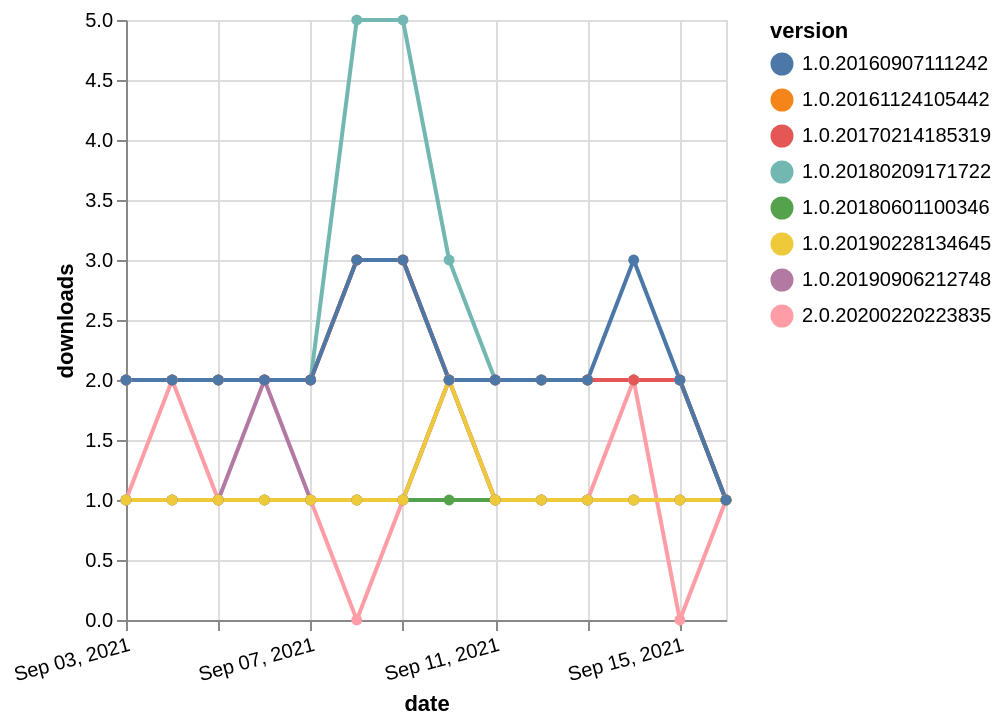

The Vega-Lite source for this figure:
### Vega-Lite specification from a JSON file in a GitHub repository (floating-point values rounded to 4 significant figures)
{"$schema": "https://vega.github.io/schema/vega-lite/v5.json", "description": "A simple bar chart with embedded data.", "data": {"values": [{"date": "2021-09-03", "total": 3080, "delta": 2, "version": "1.0.20161124105442"}, {"date": "2021-09-04", "total": 3082, "delta": 2, "version": "1.0.20161124105442"}, {"date": "2021-09-05", "total": 3084, "delta": 2, "version": "1.0.20161124105442"}, {"date": "2021-09-06", "total": 3086, "delta": 2, "version": "1.0.20161124105442"}, {"date": "2021-09-07", "total": 3088, "delta": 2, "version": "1.0.20161124105442"}, {"date": "2021-09-08", "total": 3091, "delta": 3, "version": "1.0.20161124105442"}, {"date": "2021-09-09", "total": 3094, "delta": 3, "version": "1.0.20161124105442"}, {"date": "2021-09-10", "total": 3096, "delta": 2, "version": "1.0.20161124105442"}, {"date": "2021-09-11", "total": 3098, "delta": 2, "version": "1.0.20161124105442"}, {"date": "2021-09-12", "total": 3100, "delta": 2, "version": "1.0.20161124105442"}, {"date": "2021-09-13", "total": 3102, "delta": 2, "version": "1.0.20161124105442"}, {"date": "2021-09-14", "total": 3104, "delta": 2, "version": "1.0.20161124105442"}, {"date": "2021-09-15", "total": 3106, "delta": 2, "version": "1.0.20161124105442"}, {"date": "2021-09-16", "total": 3107, "delta": 1, "version": "1.0.20161124105442"}, {"date": "2021-09-03", "total": 170, "delta": 1, "version": "2.0.20200220223835"}, {"date": "2021-09-04", "total": 172, "delta": 2, "version": "2.0.20200220223835"}, {"date": "2021-09-05", "total": 173, "delta": 1, "version": "2.0.20200220223835"}, {"date": "2021-09-06", "total": 174, "delta": 1, "version": "2.0.20200220223835"}, {"date": "2021-09-07", "total": 175, "delta": 1, "version": "2.0.20200220223835"}, {"date": "2021-09-08", "total": 175, "delta": 0, "version": "2.0.20200220223835"}, {"date": "2021-09-09", "total": 176, "delta": 1, "version": "2.0.20200220223835"}, {"date": "2021-09-10", "total": 178, "delta": 2, "version": "2.0.20200220223835"}, {"date": "2021-09-11", "total": 179, "delta": 1, "version": "2.0.20200220223835"}, {"date": "2021-09-12", "total": 180, "delta": 1, "version": "2.0.20200220223835"}, {"date": "2021-09-13", "total": 181, "delta": 1, "version": "2.0.20200220223835"}, {"date": "2021-09-14", "total": 183, "delta": 2, "version": "2.0.20200220223835"}, {"date": "2021-09-15", "total": 183, "delta": 0, "version": "2.0.20200220223835"}, {"date": "2021-09-16", "total": 184, "delta": 1, "version": "2.0.20200220223835"}, {"date": "2021-09-03", "total": 3846, "delta": 2, "version": "1.0.20180209171722"}, {"date": "2021-09-04", "total": 3848, "delta": 2, "version": "1.0.20180209171722"}, {"date": "2021-09-05", "total": 3850, "delta": 2, "version": "1.0.20180209171722"}, {"date": "2021-09-06", "total": 3852, "delta": 2, "version": "1.0.20180209171722"}, {"date": "2021-09-07", "total": 3854, "delta": 2, "version": "1.0.20180209171722"}, {"date": "2021-09-08", "total": 3859, "delta": 5, "version": "1.0.20180209171722"}, {"date": "2021-09-09", "total": 3864, "delta": 5, "version": "1.0.20180209171722"}, {"date": "2021-09-10", "total": 3867, "delta": 3, "version": "1.0.20180209171722"}, {"date": "2021-09-11", "total": 3869, "delta": 2, "version": "1.0.20180209171722"}, {"date": "2021-09-12", "total": 3871, "delta": 2, "version": "1.0.20180209171722"}, {"date": "2021-09-13", "total": 3873, "delta": 2, "version": "1.0.20180209171722"}, {"date": "2021-09-14", "total": 3875, "delta": 2, "version": "1.0.20180209171722"}, {"date": "2021-09-15", "total": 3877, "delta": 2, "version": "1.0.20180209171722"}, {"date": "2021-09-16", "total": 3878, "delta": 1, "version": "1.0.20180209171722"}, {"date": "2021-09-03", "total": 984, "delta": 1, "version": "1.0.20180601100346"}, {"date": "2021-09-04", "total": 985, "delta": 1, "version": "1.0.20180601100346"}, {"date": "2021-09-05", "total": 986, "delta": 1, "version": "1.0.20180601100346"}, {"date": "2021-09-06", "total": 987, "delta": 1, "version": "1.0.20180601100346"}, {"date": "2021-09-07", "total": 988, "delta": 1, "version": "1.0.20180601100346"}, {"date": "2021-09-08", "total": 989, "delta": 1, "version": "1.0.20180601100346"}, {"date": "2021-09-09", "total": 990, "delta": 1, "version": "1.0.20180601100346"}, {"date": "2021-09-10", "total": 991, "delta": 1, "version": "1.0.20180601100346"}, {"date": "2021-09-11", "total": 992, "delta": 1, "version": "1.0.20180601100346"}, {"date": "2021-09-12", "total": 993, "delta": 1, "version": "1.0.20180601100346"}, {"date": "2021-09-13", "total": 994, "delta": 1, "version": "1.0.20180601100346"}, {"date": "2021-09-14", "total": 995, "delta": 1, "version": "1.0.20180601100346"}, {"date": "2021-09-15", "total": 996, "delta": 1, "version": "1.0.20180601100346"}, {"date": "2021-09-16", "total": 997, "delta": 1, "version": "1.0.20180601100346"}, {"date": "2021-09-03", "total": 336, "delta": 1, "version": "1.0.20190906212748"}, {"date": "2021-09-04", "total": 337, "delta": 1, "version": "1.0.20190906212748"}, {"date": "2021-09-05", "total": 338, "delta": 1, "version": "1.0.20190906212748"}, {"date": "2021-09-06", "total": 340, "delta": 2, "version": "1.0.20190906212748"}, {"date": "2021-09-07", "total": 341, "delta": 1, "version": "1.0.20190906212748"}, {"date": "2021-09-08", "total": 342, "delta": 1, "version": "1.0.20190906212748"}, {"date": "2021-09-09", "total": 343, "delta": 1, "version": "1.0.20190906212748"}, {"date": "2021-09-10", "total": 345, "delta": 2, "version": "1.0.20190906212748"}, {"date": "2021-09-11", "total": 346, "delta": 1, "version": "1.0.20190906212748"}, {"date": "2021-09-12", "total": 347, "delta": 1, "version": "1.0.20190906212748"}, {"date": "2021-09-13", "total": 348, "delta": 1, "version": "1.0.20190906212748"}, {"date": "2021-09-14", "total": 349, "delta": 1, "version": "1.0.20190906212748"}, {"date": "2021-09-15", "total": 350, "delta": 1, "version": "1.0.20190906212748"}, {"date": "2021-09-16", "total": 351, "delta": 1, "version": "1.0.20190906212748"}, {"date": "2021-09-03", "total": 4487, "delta": 2, "version": "1.0.20170214185319"}, {"date": "2021-09-04", "total": 4489, "delta": 2, "version": "1.0.20170214185319"}, {"date": "2021-09-05", "total": 4491, "delta": 2, "version": "1.0.20170214185319"}, {"date": "2021-09-06", "total": 4493, "delta": 2, "version": "1.0.20170214185319"}, {"date": "2021-09-07", "total": 4495, "delta": 2, "version": "1.0.20170214185319"}, {"date": "2021-09-08", "total": 4498, "delta": 3, "version": "1.0.20170214185319"}, {"date": "2021-09-09", "total": 4501, "delta": 3, "version": "1.0.20170214185319"}, {"date": "2021-09-10", "total": 4503, "delta": 2, "version": "1.0.20170214185319"}, {"date": "2021-09-11", "total": 4505, "delta": 2, "version": "1.0.20170214185319"}, {"date": "2021-09-12", "total": 4507, "delta": 2, "version": "1.0.20170214185319"}, {"date": "2021-09-13", "total": 4509, "delta": 2, "version": "1.0.20170214185319"}, {"date": "2021-09-14", "total": 4511, "delta": 2, "version": "1.0.20170214185319"}, {"date": "2021-09-15", "total": 4513, "delta": 2, "version": "1.0.20170214185319"}, {"date": "2021-09-16", "total": 4514, "delta": 1, "version": "1.0.20170214185319"}, {"date": "2021-09-03", "total": 191, "delta": 1, "version": "1.0.20190228134645"}, {"date": "2021-09-04", "total": 192, "delta": 1, "version": "1.0.20190228134645"}, {"date": "2021-09-05", "total": 193, "delta": 1, "version": "1.0.20190228134645"}, {"date": "2021-09-06", "total": 194, "delta": 1, "version": "1.0.20190228134645"}, {"date": "2021-09-07", "total": 195, "delta": 1, "version": "1.0.20190228134645"}, {"date": "2021-09-08", "total": 196, "delta": 1, "version": "1.0.20190228134645"}, {"date": "2021-09-09", "total": 197, "delta": 1, "version": "1.0.20190228134645"}, {"date": "2021-09-10", "total": 199, "delta": 2, "version": "1.0.20190228134645"}, {"date": "2021-09-11", "total": 200, "delta": 1, "version": "1.0.20190228134645"}, {"date": "2021-09-12", "total": 201, "delta": 1, "version": "1.0.20190228134645"}, {"date": "2021-09-13", "total": 202, "delta": 1, "version": "1.0.20190228134645"}, {"date": "2021-09-14", "total": 203, "delta": 1, "version": "1.0.20190228134645"}, {"date": "2021-09-15", "total": 204, "delta": 1, "version": "1.0.20190228134645"}, {"date": "2021-09-16", "total": 205, "delta": 1, "version": "1.0.20190228134645"}, {"date": "2021-09-03", "total": 3268, "delta": 2, "version": "1.0.20160907111242"}, {"date": "2021-09-04", "total": 3270, "delta": 2, "version": "1.0.20160907111242"}, {"date": "2021-09-05", "total": 3272, "delta": 2, "version": "1.0.20160907111242"}, {"date": "2021-09-06", "total": 3274, "delta": 2, "version": "1.0.20160907111242"}, {"date": "2021-09-07", "total": 3276, "delta": 2, "version": "1.0.20160907111242"}, {"date": "2021-09-08", "total": 3279, "delta": 3, "version": "1.0.20160907111242"}, {"date": "2021-09-09", "total": 3282, "delta": 3, "version": "1.0.20160907111242"}, {"date": "2021-09-10", "total": 3284, "delta": 2, "version": "1.0.20160907111242"}, {"date": "2021-09-11", "total": 3286, "delta": 2, "version": "1.0.20160907111242"}, {"date": "2021-09-12", "total": 3288, "delta": 2, "version": "1.0.20160907111242"}, {"date": "2021-09-13", "total": 3290, "delta": 2, "version": "1.0.20160907111242"}, {"date": "2021-09-14", "total": 3293, "delta": 3, "version": "1.0.20160907111242"}, {"date": "2021-09-15", "total": 3295, "delta": 2, "version": "1.0.20160907111242"}, {"date": "2021-09-16", "total": 3296, "delta": 1, "version": "1.0.20160907111242"}]}, "width": "container", "mark": {"type": "line", "point": {"filled": true}}, "encoding": {"x": {"field": "date", "type": "temporal", "timeUnit": "yearmonthdate", "title": "date", "axis": {"labelAngle": -15}}, "y": {"field": "delta", "type": "quantitative", "title": "downloads"}, "color": {"field": "version", "type": "nominal"}, "tooltip": {"field": "delta"}}}
